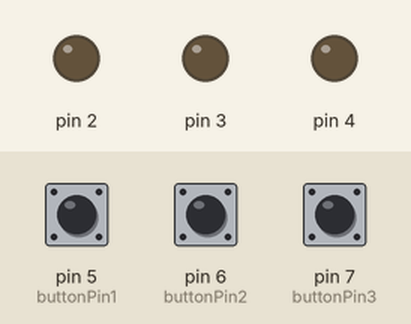
This sketch was run on a simulated Arduino Uno, built with avr-gcc and run on an emulated ATmega328P. On the bench: output pins drawn as LEDs (lit = HIGH). Dashed ring = blinking. The inputs (shaded band) are chosen by the test bench; at power-on: pin 5 (buttonPin1) LOW, pin 6 (buttonPin2) LOW, pin 7 (buttonPin3) LOW.

Above: at 1.2 s.
1.3 s: pin 5 (buttonPin1) pulled HIGH for 0.15 s
At 1.42 s:
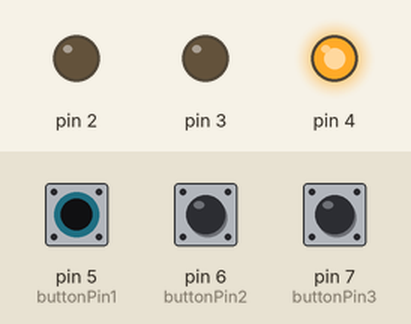
3.5 s: pin 6 (buttonPin2) pulled HIGH for 1 s
At 3.62 s:
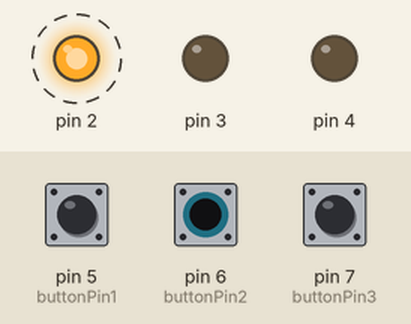
6.5 s: pin 7 (buttonPin3) pulled HIGH for 0.15 s
At 6.87 s:
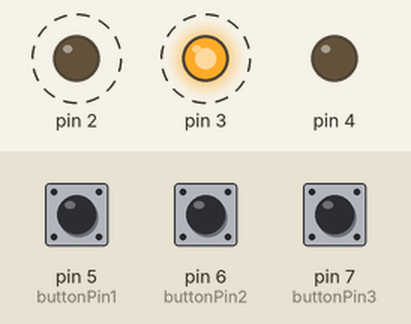
9.5 s: pin 7 (buttonPin3) pulled HIGH for 3.2 s
At 10.4 s:
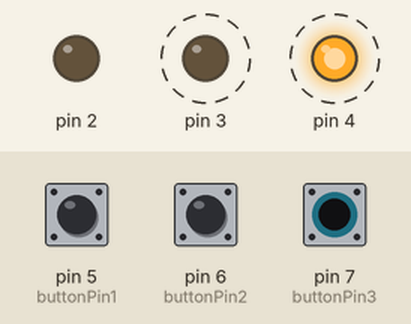
14.2 s: pin 5 (buttonPin1) pulled HIGH for 3.2 s
At 14.32 s:
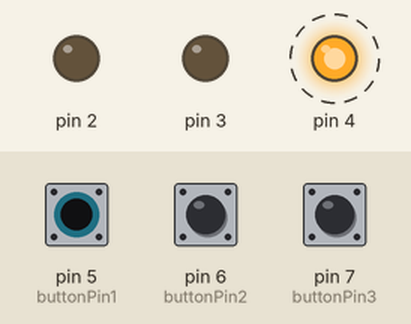
Timing chart, 0 to 19.5 s (numbered marks = the images above; inputs shaded):
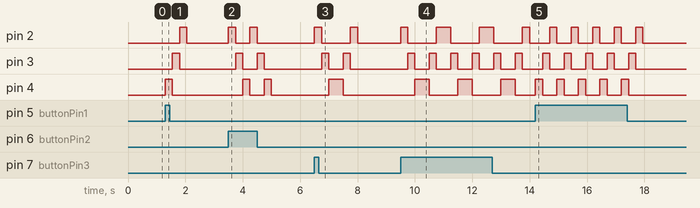

Measured:
- after the input at 1.3 s, pin 2: LOW → HIGH after 0.50 s, → LOW 0.25 s later; pin 3: LOW → HIGH after 0.25 s, → LOW 0.25 s later; pin 4: LOW → HIGH at once, → LOW 0.25 s later
- after the input at 3.5 s, pin 2: alternates HIGH for 0.25 s and LOW for 0.50 s, 4 changes in all, then stays LOW, starting at once; pin 3: alternates HIGH for 0.25 s and LOW for 0.50 s, 4 changes in all, then stays LOW, starting after 0.25 s; pin 4: alternates HIGH for 0.25 s and LOW for 0.50 s, 4 changes in all, then stays LOW, starting after 0.50 s
- after the input at 6.5 s, pin 2: alternates HIGH for 0.25 s and LOW for 1.0 s, starting at once; pin 3: alternates HIGH for 0.25 s and LOW for 0.50 s, 4 changes in all, then stays LOW, starting after 0.25 s; pin 4: LOW → HIGH after 0.50 s, → LOW 0.50 s later
- after the input at 9.5 s, pin 2: LOW → HIGH at once, then repeats every 1.5 s: LOW 1.0 s, HIGH 0.50 s; pin 3: alternates HIGH for 0.25 s and LOW for 0.50 s, starting after 0.25 s; pin 4: alternates HIGH for 0.50 s and LOW for 1.0 s, starting after 0.50 s
- after the input at 14.2 s, pin 2: alternates HIGH for 0.25 s and LOW for 0.50 s, 10 changes in all, then stays LOW, starting after 0.50 s; pin 3: alternates HIGH for 0.25 s and LOW for 0.50 s, 10 changes in all, then stays LOW, starting after 0.25 s; pin 4: alternates HIGH for 0.25 s and LOW for 0.50 s, 10 changes in all, then stays LOW, starting at once

The sketch:

3_Running_Kanan_ke_Kiri__Ke_Kanan__dan_ke_kiri_dengan_button.ino
```cpp
const int buttonPin1 = 5;
const int buttonPin2 = 6;
const int buttonPin3 = 7;
int buttonState1 = 0;
int buttonState2 = 0;
int buttonState3 = 0;

void setup() {
  for (int LED = 2; LED <= 4; LED++) {
    pinMode(LED, OUTPUT);
  }

  pinMode(buttonPin1, INPUT);
  pinMode(buttonPin2, INPUT);
  pinMode(buttonPin3, INPUT);
}

void resetLEDs() {
  // Reset semua LED ke LOW
  for (int LED = 2; LED <= 4; LED++) {
    digitalWrite(LED, LOW);
  }
}

void loop() {
  buttonState1 = digitalRead(buttonPin1);
  buttonState2 = digitalRead(buttonPin2);
  buttonState3 = digitalRead(buttonPin3);


  if (buttonState1 == HIGH) {
    resetLEDs();

    for (int LED = 4; LED >= 2; LED--) {
      digitalWrite(LED, HIGH);
      delay(250);
      digitalWrite(LED, LOW);
    }
  }

  if (buttonState2 == HIGH) {
    resetLEDs();

    for (int LED = 2; LED <= 4; LED++) {
      digitalWrite(LED, HIGH);
      delay(250);
      digitalWrite(LED, LOW);
    }
  }

  if (buttonState3 == HIGH) {

    for (int LED = 2; LED <= 4; LED++) {
      digitalWrite(LED, HIGH);
      delay(250);
      digitalWrite(LED, LOW);
    }

    for (int LED = 4; LED >= 2; LED--) {
      digitalWrite(LED, HIGH);
      delay(250);
      digitalWrite(LED, LOW);
    }
  }
}
```
